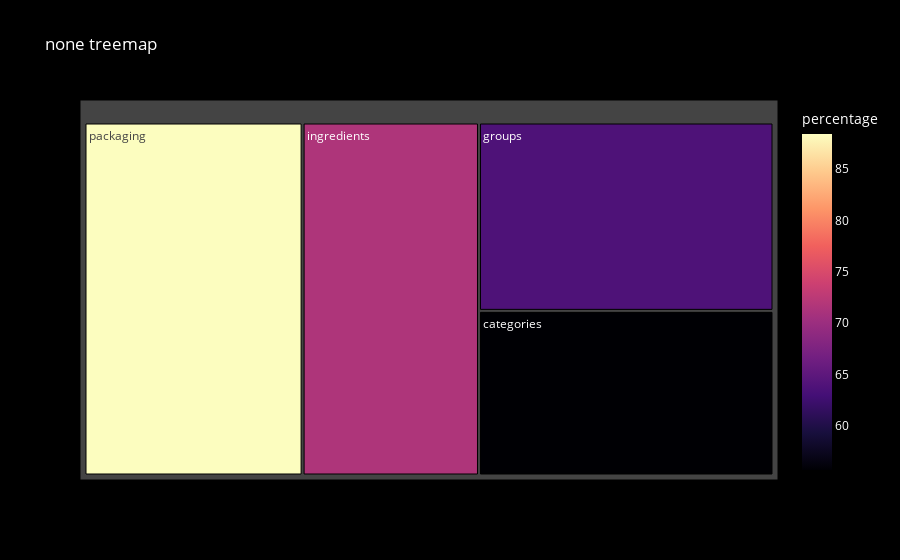

The notebook cell saved with this chart:
### Code cell
data_graph_none = [{'key': key, 'percentage': percentage} for key, percentage in percentages.items()]
df = pd.DataFrame(data_graph_none)
fig = px.treemap(df, path=['key'], values='percentage',
                 color='percentage', color_continuous_scale='Magma',
                 title='none treemap')
fig.update_layout(
    paper_bgcolor='black',  
    plot_bgcolor='black',   
    font_color='white'      
)
fig.show()

### Figure 1 — Plotly figure (JSON) as saved in the notebook; plotly's stock layout.template omitted (floating-point values rounded to 4 significant figures)
{"data": [{"branchvalues": "total", "customdata": [[55.68], [63.71], [71.49], [88.41]], "domain": {"x": [0, 1], "y": [0, 1]}, "hovertemplate": "labels=%{label}<br>percentage_sum=%{value}<br>parent=%{parent}<br>id=%{id}<br>percentage=%{color}<extra></extra>", "ids": ["categories", "groups", "ingredients", "packaging"], "labels": ["categories", "groups", "ingredients", "packaging"], "marker": {"coloraxis": "coloraxis", "colors": [55.68, 63.71, 71.49, 88.41]}, "name": "", "parents": ["", "", "", ""], "type": "treemap", "values": [55.68, 63.71, 71.49, 88.41]}], "layout": {"coloraxis": {"colorbar": {"title": {"text": "percentage"}}, "colorscale": [[0, "#000004"], [0.1111, "#180f3d"], [0.2222, "#440f76"], [0.3333, "#721f81"], [0.4444, "#9e2f7f"], [0.5556, "#cd4071"], [0.6667, "#f1605d"], [0.7778, "#fd9668"], [0.8889, "#feca8d"], [1, "#fcfdbf"]]}, "font": {"color": "white"}, "legend": {"tracegroupgap": 0}, "paper_bgcolor": "black", "plot_bgcolor": "black", "title": {"text": "none treemap"}}}
